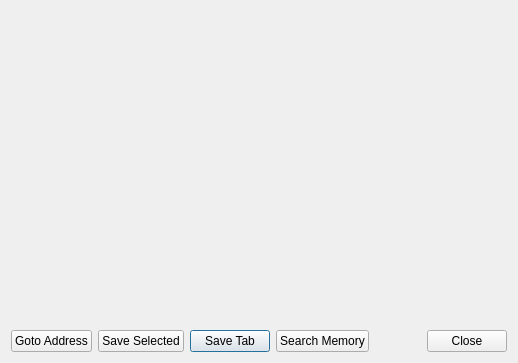
<?xml version="1.0" encoding="UTF-8"?>
<ui version="4.0">
 <class>UIMemoryEditor</class>
 <widget class="QDialog" name="UIMemoryEditor">
  <property name="geometry">
   <rect>
    <x>0</x>
    <y>0</y>
    <width>518</width>
    <height>363</height>
   </rect>
  </property>
  <property name="windowTitle">
   <string>Memory Editor</string>
  </property>
  <layout class="QVBoxLayout" name="verticalLayout">
   <item>
    <widget class="UIHexEditor" name="saMemoryEditor" native="true">
     <property name="sizePolicy">
      <sizepolicy hsizetype="Expanding" vsizetype="Expanding">
       <horstretch>0</horstretch>
       <verstretch>0</verstretch>
      </sizepolicy>
     </property>
     <property name="minimumSize">
      <size>
       <width>0</width>
       <height>0</height>
      </size>
     </property>
     <property name="font">
      <font>
       <family>Courier New</family>
       <pointsize>9</pointsize>
      </font>
     </property>
     <property name="focusPolicy">
      <enum>Qt::StrongFocus</enum>
     </property>
     <property name="acceptDrops">
      <bool>false</bool>
     </property>
    </widget>
   </item>
   <item>
    <layout class="QHBoxLayout" name="horizontalLayout_7" stretch="0,0,0,0,0,0">
     <property name="sizeConstraint">
      <enum>QLayout::SetDefaultConstraint</enum>
     </property>
     <item>
      <widget class="QPushButton" name="pbGotoAddress">
       <property name="sizePolicy">
        <sizepolicy hsizetype="Minimum" vsizetype="Fixed">
         <horstretch>0</horstretch>
         <verstretch>0</verstretch>
        </sizepolicy>
       </property>
       <property name="text">
        <string>Goto Address</string>
       </property>
       <property name="autoDefault">
        <bool>false</bool>
       </property>
      </widget>
     </item>
     <item>
      <widget class="QPushButton" name="pbSaveSelected">
       <property name="text">
        <string>Save Selected</string>
       </property>
       <property name="autoDefault">
        <bool>false</bool>
       </property>
      </widget>
     </item>
     <item>
      <widget class="QPushButton" name="pbSaveTab">
       <property name="text">
        <string>Save Tab</string>
       </property>
      </widget>
     </item>
     <item>
      <widget class="QPushButton" name="pbSearchMemory">
       <property name="text">
        <string>Search Memory</string>
       </property>
       <property name="autoDefault">
        <bool>false</bool>
       </property>
      </widget>
     </item>
     <item>
      <spacer name="horizontalSpacer_3">
       <property name="orientation">
        <enum>Qt::Horizontal</enum>
       </property>
       <property name="sizeHint" stdset="0">
        <size>
         <width>40</width>
         <height>20</height>
        </size>
       </property>
      </spacer>
     </item>
     <item>
      <widget class="QDialogButtonBox" name="dbbButtons">
       <property name="standardButtons">
        <set>QDialogButtonBox::Close</set>
       </property>
      </widget>
     </item>
    </layout>
   </item>
  </layout>
 </widget>
 <customwidgets>
  <customwidget>
   <class>UIHexEditor</class>
   <extends>QWidget</extends>
   <header>UIHexEditor.h</header>
   <container>1</container>
  </customwidget>
 </customwidgets>
 <resources/>
 <connections>
  <connection>
   <sender>dbbButtons</sender>
   <signal>rejected()</signal>
   <receiver>UIMemoryEditor</receiver>
   <slot>reject()</slot>
   <hints>
    <hint type="sourcelabel">
     <x>347</x>
     <y>321</y>
    </hint>
    <hint type="destinationlabel">
     <x>335</x>
     <y>376</y>
    </hint>
   </hints>
  </connection>
 </connections>
</ui>
